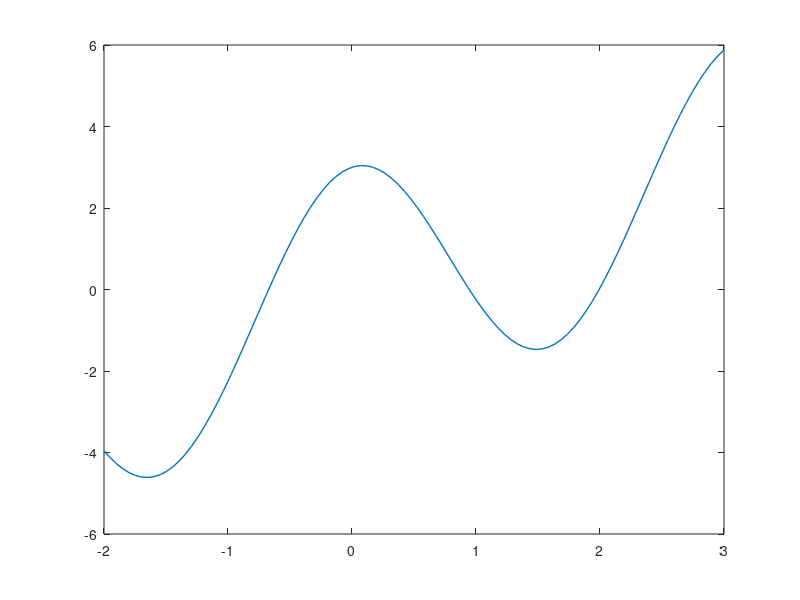

Recreate this plot in MATLAB. (Note: this script raises an error after producing the figure.)
%a. V2
f=@(x) 2*x+3*cos(2*x)-x;
a=-2;
b=3;
x=linspace(a,b,100);
y=f(x);
plot(x,y,'Linewidth',1);
hold on

%b.
x0=-1;
x1=0;
MetSecantei(f,a,b,x0,x1,10^-3)

%c
MetPozFalse(f,a,b,10^-3)

%d
N=20;
interval=CautaIntervale(f,a,b,N);
for i=1:size(interval,1)
    xmin=interval(i,1);
    xmax=interval(i,2);
    fill([xmin xmin xmax xmax xmin],[0.3 0.3 0.3 -0.1 0.2],[0.6 0.7 0.8 0.9 0.6]);
    xaprox(i)=MetSecantei(f,a,b,xmin,xmax,10^-3);
   
end

plot(xaprox,f(xaprox),'x','MarkerSize',10,'MarkerEdgeColor','m');

%e
%Intervale luate de la d.
%[-0.75,-0.5]
xaprox2(1)=MetPozFalse(f,-0.75,-0.5,10^-3);
%[0.75,1]
xaprox2(2)=MetPozFalse(f,0.75,1,10^-3);
%[1.75,2]
xaprox2(3)=MetPozFalse(f,1.75,2,10^-3);

plot(xaprox2,f(xaprox2),'o','MarkerSize',10,'MarkerEdgeColor','r');

